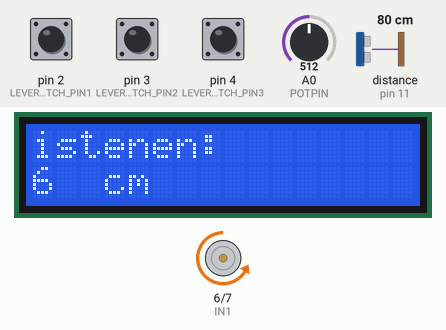
Simulated run of this sketch. Board: Arduino Uno, built with avr-gcc and run on an emulated ATmega328P. Parts: 16×2 character LCD, motor-driver pin pairs drawn as motors (green arrow = first pin HIGH = forward, orange = second pin HIGH = backward, longer = more drive, scaled by the enable pin). Inputs (shaded band) come from the test bench; at power-on: pin 2 (LEVER_SWITCH_PIN1) LOW, distance to the obstacle (sensor on pin 11) 80 cm, pin 3 (LEVER_SWITCH_PIN2) LOW, pin 4 (LEVER_SWITCH_PIN3) LOW, A0 (POTPIN) = 512. The echo pulse lasts 58.3 µs per cm; what the sketch prints to the serial monitor is not drawn.

Above: at 1.26 s.
1.3 s: pin 2 (LEVER_SWITCH_PIN1) pulled HIGH for 0.15 s
At 1.5 s:
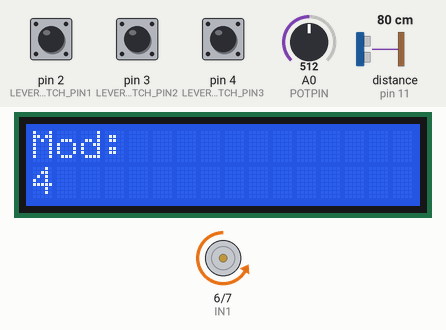
2.9 s: distance to the obstacle (sensor on pin 11) set to 9 cm
At 3.11 s:
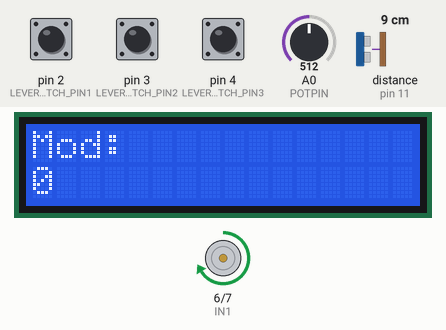
4.7 s: pin 3 (LEVER_SWITCH_PIN2) pulled HIGH for 1 s
At 5.04 s:
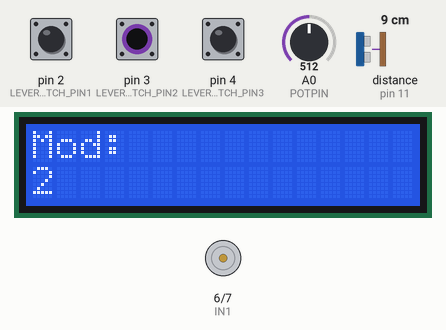
7.2 s: pin 4 (LEVER_SWITCH_PIN3) pulled HIGH for 3.2 s
At 10.46 s:
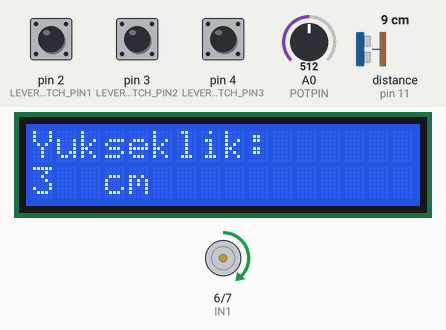
11.9 s: A0 (POTPIN) set to 569
13.4 s: A0 (POTPIN) set to 598
At 13.48 s:
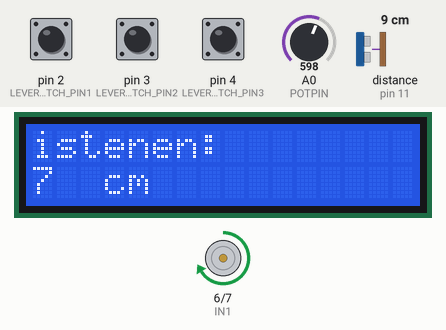
Timing chart, 0 to 16.0 s (numbered marks = the images above; inputs shaded):
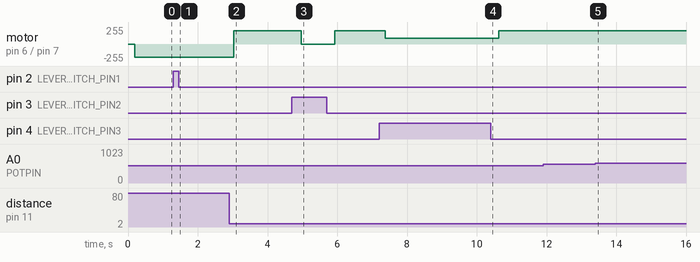

Measured:
- the behaviour switches between 587 and 588 on A0 (POTPIN) (found by bisection; images 4 and 5)
- after the input at 1.3 s, the display: first differs from a run without the input after 0.14 s (image 1 shows a later state)
- after the input at 2.9 s, motor on pin 6 (IN1) / pin 7 (IN2): backward 200/255 → forward 200/255 after 0.14 s
- after the input at 4.7 s, motor on pin 6 (IN1) / pin 7 (IN2): forward 200/255 → stopped after 0.27 s, → forward 200/255 0.97 s later; the display: first differs from a run without the input after 0.16 s (image 3 shows a later state)
- after the input at 7.2 s, motor on pin 6 (IN1) / pin 7 (IN2): forward 200/255 → forward 90/255 after 0.18 s, → forward 200/255 3.3 s later
- after the input at 13.4 s, the display: first changes at once (image 5 shows a later state)

The sketch:

ultrasonic__lcd_modified.ino
```cpp
//ultraonic sensör ve lcd ekran ayarlari

/***************************** Defining Header ********************************/
#include <stdio.h>
#include <NewPing.h>
#include <Wire.h>
#include <LiquidCrystal_I2C.h>
#include <math.h>

/**************************** Defining Constants ******************************/
#define PWM_PIN 5
#define IN1 6
#define IN2 7

#define TRIGGER_PIN  12  // Arduino pin tied to trigger pin on the ultrasonic sensor.
#define ECHO_PIN     11  // Arduino pin tied to echo pin on the ultrasonic sensor.
#define MAX_DISTANCE 200 // Maximum distance we want to ping for (in centimeters). Maximum sensor distance is rated at 400-500cm.
#define POTPIN A0

#define LEVER_SWITCH_PIN1 2
#define LEVER_SWITCH_PIN2 3
#define LEVER_SWITCH_PIN3 4

/******************************* Defining Enums *******************************/
enum menu_state{
    current_distance = 0,
    wanted_distance = 1,
    current_mode = 2
}menu_current_state;

/****************************** Defining Structs ******************************/
typedef struct{
    float Kp=30;
    double Value_Error;
}P_Object_Typedef;

typedef struct{
    float Kp=15;
    float Ki=0.3;
    double Value_Error;
}PI_Object_Typedef;

typedef struct{
    float Kp=27;
    float Kd=2;
    double Value_Error;
}PD_Object_Typedef;

typedef struct{
    float Kp=25;
    float Kd=0.5;
    float Ki=0.3;
    double Value_Error;
}PID_Object_Typedef;


/************************ Defining Private Variables **************************/
int pressSwitch[3] ;
int mode;
int previousMode;


int buttonState = 0;
unsigned long ultrasonic_o;
int water_level;
int deger;
int previousDeger = 0;
unsigned long changeTime = 0; // Variable to store the time of the last change
unsigned long waitTime = 3000;

int Error = 0;
int Integral_Error = 0;
int Prev_Error=0;
int Derivative=0;

// NewPing setup of pins and maximum distance.
NewPing sonar(TRIGGER_PIN, ECHO_PIN, MAX_DISTANCE);

// set the LCD address to 0x27 for a 16 chars and 2 line display
LiquidCrystal_I2C lcd(0x27,16,2);

P_Object_Typedef P_Object;
PI_Object_Typedef PI_Object;
PD_Object_Typedef PD_Object;
PID_Object_Typedef PID_Object;

/****************************** Setup Function ******************************/
void setup() {

  Serial.begin(115200); // Open serial monitor at 115200 baud to see ping results.
  lcd.begin();
  lcd.backlight();

  pinMode(LEVER_SWITCH_PIN1,INPUT);
  pinMode(LEVER_SWITCH_PIN2,INPUT);
  pinMode(LEVER_SWITCH_PIN3,INPUT);
  menu_current_state = current_distance;

  pinMode(IN1,OUTPUT);
  pinMode(IN2,OUTPUT);
  pinMode(PWM_PIN,OUTPUT);

}

/****************************** Main Loop ******************************/
void loop() {

  // -------------- Read Variables --------------

  deger = analogRead(POTPIN)/84;

  ultrasonic_o = sonar.ping_cm();

  water_level = 12 - ultrasonic_o;
  water_level = fabs(water_level);


  Error = deger-water_level;
  Integral_Error+= Error;
  Derivative = Error-Prev_Error;


  pressSwitch[2] = digitalRead(LEVER_SWITCH_PIN1);
  pressSwitch[1] = digitalRead(LEVER_SWITCH_PIN2);
  pressSwitch[0] = digitalRead(LEVER_SWITCH_PIN3);

  mode = 4*pressSwitch[2] + 2*pressSwitch[1] + pressSwitch[0];

  // -------------- Read Variables --------------

  // -------------- LCD Screen Output --------------

  if((deger != previousDeger) || (menu_current_state == wanted_distance)){
    // The target distance (istenen) has changed

    lcd.setCursor(0, 0);
    lcd.print("istenen:   ");
    lcd.setCursor(3, 1);
    lcd.print("cm");
    lcd.setCursor(0, 1);
    lcd.print("  ");
    lcd.setCursor(0, 1);
    delay(50);
    lcd.print(deger);
    delay(50);

    // Record the time of the change
    if(deger != previousDeger ){
        changeTime = millis();
        menu_current_state = wanted_distance;
        previousDeger = deger;
    }

    if(millis() - changeTime >= waitTime){
        menu_current_state = current_distance;
    }

  }

  if ((mode != previousMode) || (menu_current_state == current_mode)) {
    // The mode has changed
    lcd.setCursor(0, 0);
    lcd.print("Mod:      ");
    lcd.setCursor(0, 1);
    lcd.print("       ");
    delay(50);
    lcd.setCursor(0, 1);
    lcd.print(mode);
    delay(50);

    // Record the time of the change
    if(mode != previousMode){
        changeTime = millis();
        menu_current_state = current_mode;
        previousMode = mode;
        Integral_Error= 0;
        Derivative = 0;
    }

    if(millis() - changeTime >= waitTime){
        menu_current_state = current_distance;
    }

  }

  if(menu_current_state == current_distance){

    // Wait for 3 seconds before exiting the if block
    lcd.setCursor(0, 0);
    lcd.print("Yukseklik:");
    lcd.setCursor(3, 1);
    lcd.print("cm");
    lcd.setCursor(0, 1);
    lcd.print("  ");
    lcd.setCursor(0, 1);


    lcd.print(water_level);
    delay(100);


  }

  // -------------- LCD Screen Output --------------

    Serial.println(mode);

  //-------------------Controls


  switch(mode){

    case 0: // Aç-Kapa Kontrolcü

      if (Error>0){

        digitalWrite(IN1,HIGH);
        digitalWrite(IN2,LOW);
        analogWrite(PWM_PIN,200);


      }else if (Error<0) {

        digitalWrite(IN1,LOW);
        digitalWrite(IN2,HIGH);
        analogWrite(PWM_PIN,200);

      }else if (Error ==0){

        analogWrite(PWM_PIN,0);

      }

    break;

    case 1: // P kontrolcü

      P_Object.Value_Error =  P_Object.Kp*Error;

      if (Error>0){

        digitalWrite(IN1,HIGH);
        digitalWrite(IN2,LOW);


        if (P_Object.Value_Error>200){

          P_Object.Value_Error=200;

        }else if (P_Object.Value_Error<90){

          P_Object.Value_Error=0;

        }


        analogWrite(PWM_PIN,P_Object.Value_Error);


      }else if (Error<0){

        digitalWrite(IN1,LOW);
        digitalWrite(IN2,HIGH);


          if (P_Object.Value_Error<-200){

          P_Object.Value_Error=-200;

        }else if (P_Object.Value_Error>-90){

          P_Object.Value_Error=0;

        }

        analogWrite(PWM_PIN,fabs(P_Object.Value_Error));

      }else if(Error==0){

        analogWrite(PWM_PIN,0);

      }

    break;

    case 2: // PI kontrolcü

      PI_Object.Value_Error =  PI_Object.Kp*Error + PI_Object.Ki*Integral_Error;

      if (Error > 0){

        digitalWrite(IN1,HIGH);
        digitalWrite(IN2,LOW);


      if (PI_Object.Value_Error>200){

        PI_Object.Value_Error=200;

      }else if (PI_Object.Value_Error<90){

        PI_Object.Value_Error=0;

      }

       analogWrite(PWM_PIN,PI_Object.Value_Error);


      }else if (Error<0){

        digitalWrite(IN1,LOW);
        digitalWrite(IN2,HIGH);


        if (PI_Object.Value_Error<-200){

          PI_Object.Value_Error=-200;

        }else if (PI_Object.Value_Error>-90){

          PI_Object.Value_Error=0;

        }

        analogWrite(PWM_PIN,fabs(PI_Object.Value_Error));

      }else if(Error==0){

        analogWrite(PWM_PIN,0);

      }

    break;

    case 3: // PD kontrolcü

      PD_Object.Value_Error =  PD_Object.Kp*Error + PD_Object.Kd*Derivative;
      Prev_Error = Error;

      if (Error>0){

        digitalWrite(IN1,HIGH);
        digitalWrite(IN2,LOW);


      if (PD_Object.Value_Error>200){

        PD_Object.Value_Error=200;

      }else if (PD_Object.Value_Error<90){

        PD_Object.Value_Error=0;

      }

      analogWrite(PWM_PIN,PD_Object.Value_Error);

      }else if (Error<0){

        digitalWrite(IN1,LOW);
        digitalWrite(IN2,HIGH);

        if (PD_Object.Value_Error<-200){

          PD_Object.Value_Error=-200;

        }else if (PD_Object.Value_Error>-90){

          PD_Object.Value_Error=0;

        }

        analogWrite(PWM_PIN,fabs(PD_Object.Value_Error));

      }else if(Error==0){

        analogWrite(PWM_PIN,0);

      }

    break;

    case 4: // PID kontrol

      PID_Object.Value_Error =  PID_Object.Kp*Error + PID_Object.Kd*Derivative + PID_Object.Ki*Integral_Error;
      Prev_Error = Error;

      if (Error>0){

        digitalWrite(IN1,HIGH);
        digitalWrite(IN2,LOW);


      if (PID_Object.Value_Error>200){

        PID_Object.Value_Error=200;

      }else if (PID_Object.Value_Error<90){

        PID_Object.Value_Error=0;

      }

      analogWrite(PWM_PIN,PID_Object.Value_Error);

      }else if (Error<0){

        digitalWrite(IN1,LOW);
        digitalWrite(IN2,HIGH);

        if (PID_Object.Value_Error<-200){

          PID_Object.Value_Error=-200;

        }else if (PID_Object.Value_Error>-90){

          PID_Object.Value_Error=0;

        }

        analogWrite(PWM_PIN,fabs(PID_Object.Value_Error));

      }else if(Error==0){

        analogWrite(PWM_PIN,0);

      }

    default:
        mode = 0;
    break;

  }

}
```
